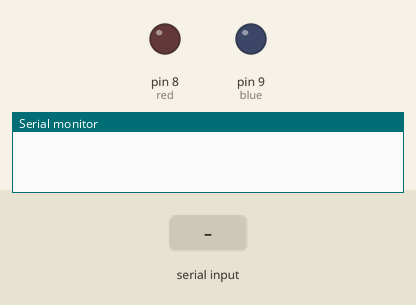
The sketch below on a simulated Arduino Uno, built with avr-gcc and run on an emulated ATmega328P. On the bench: output pins drawn as LEDs (lit = HIGH), the last lines printed to the serial monitor. The test bench sets the inputs (shaded band).

Above: at 1.2 s.
1.3 s: "1" received over Serial
At 2.2 s:
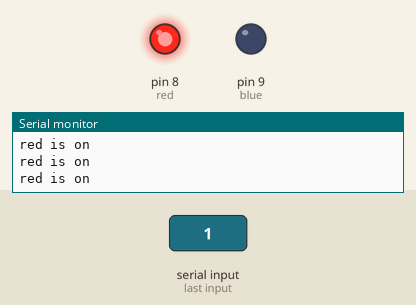
2.8 s: "3" received over Serial
At 4.0 s:
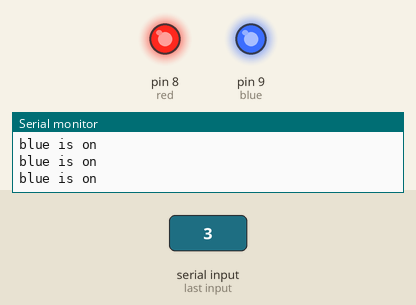
4.3 s: "2" received over Serial
At 5.3 s:
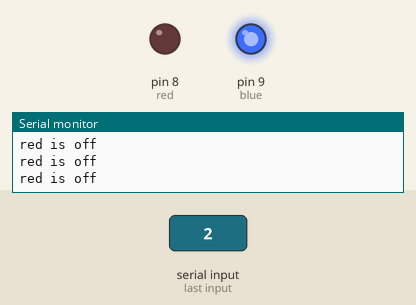
Timing chart, 0 to 7.3 s (numbered marks = the images above; inputs shaded):
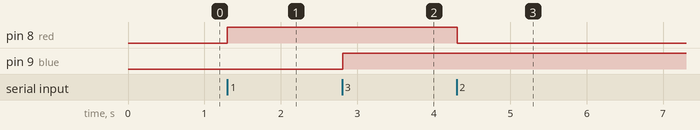

The sketch:

serial_monitor.ino
```cpp
//Serial.begin(9600)    ->baud number
//Serial.print()        ->the output will be shown in serial monitor
//Serial.available()    ->is the serial monitor connected or not
//Serial.read()         ->takes input from serial monitor


int red = 8;
int blue = 9;
char sms;


void setup() {
  pinMode(red, OUTPUT);
  pinMode(blue, OUTPUT);
  Serial.begin(9600);
}

void loop() {
  if (Serial.available() != 0) {
    sms = Serial.read();
  }

  if (sms == '1') {
    digitalWrite(red, HIGH);
    Serial.println("red is on");
    //delay(1000);
  }
  if (sms == '2') {
    digitalWrite(red, LOW);
    Serial.println("red is off");
    //delay(1000);
  }
  if (sms == '3') {
    digitalWrite(blue, HIGH);
    Serial.println("blue is on");
    //delay(1000);
  }
  if (sms == '4') {
    digitalWrite(blue, LOW);
    Serial.println("blue is off");
    //delay(1000);
  }
}
```

Measured:
- after the input at 1.3 s, pin 8 (red): LOW → HIGH at once
- after the input at 2.8 s, pin 9 (blue): LOW → HIGH at once
- after the input at 4.3 s, pin 8 (red): HIGH → LOW at once
